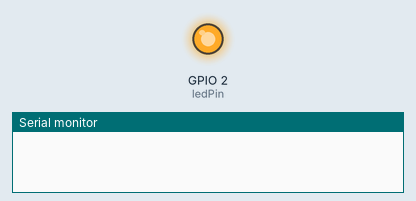
This sketch was run on a simulated ESP32. Parts: output pins drawn as LEDs (lit = HIGH), the last lines printed to the serial monitor.

Above: at 1.3 s.
At 9.3 s:
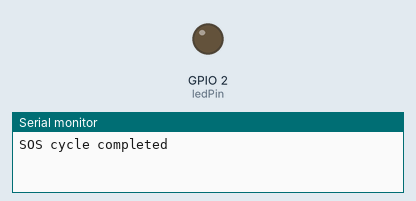
Timing chart, 0 to 9.6 s (numbered marks = the images above):
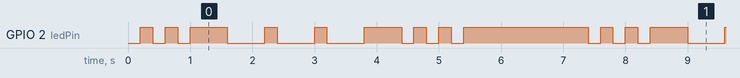

The sketch:

ex03.ino
```cpp
// 定义LED引脚
const int ledPin = 2;
const int freq = 5000;
const int resolution = 8;

// 闪烁控制变量
unsigned long previousMillis = 0;
int step = 0;
int sequence[] = {200, 200, 200, 200, 200, 600,   // S: 点-灭-点-灭-点-长灭
                  600, 200, 600, 200, 600, 600,    // O: 划-灭-划-灭-划-长灭
                  200, 200, 200, 200, 200, 2000};  // S: 点-灭-点-灭-点-长停顿
bool ledState = false;

void setup() {
  Serial.begin(115200);
  ledcAttach(ledPin, freq, resolution);
}

void loop() {
  unsigned long currentMillis = millis();

  if (currentMillis - previousMillis >= sequence[step]) {
    previousMillis = currentMillis;

    ledState = !ledState;
    ledcWrite(ledPin, ledState ? 255 : 0);

    step++;
    if (step >= 18) {
      step = 0;
      Serial.println("SOS cycle completed");
    }
  }
}
```

Measured:
- by itself, GPIO 2 (ledPin): repeats every 7.4 s: LOW 0.20 s, HIGH 0.20 s, LOW 0.20 s, HIGH 0.60 s, 2 × (LOW 0.60 s, HIGH 0.20 s), LOW 0.60 s, HIGH 0.60 s, 2 × (LOW 0.20 s, HIGH 0.20 s), LOW 0.20 s, HIGH 2.0 s, LOW 0.20 s, HIGH 0.20 s
- by itself, everything shown: repeats every 7.4 s, in 18 steps
